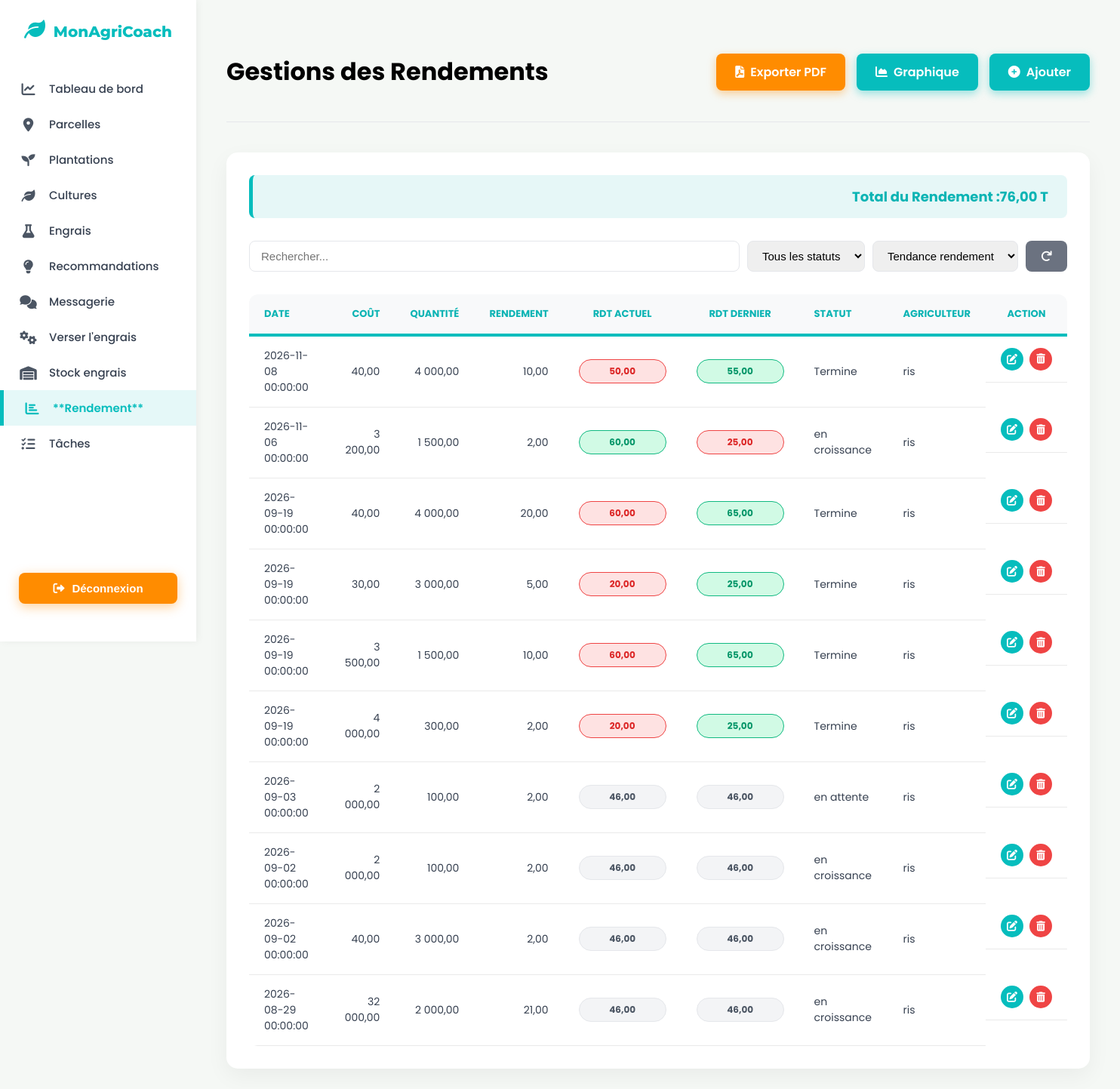
Page /liste_re.php (signed in) on the committed database.
### tables this page shows
CREATE TABLE `observation` (
  `id` int(11) NOT NULL,
  `date_re` datetime NOT NULL,
  `cout` decimal(10,2) DEFAULT NULL,
  `quantite` decimal(10,0) NOT NULL,
  `rendement` decimal(10,2) DEFAULT NULL,
  `id_plantation` int(11) NOT NULL,
  `id_agriculteur` int(11) NOT NULL,
  `rendement_nets_actuels` varchar(255) NOT NULL,
  `rendement_nets_an_dernier` varchar(255) NOT NULL
);

CREATE TABLE `plantation` (
  `id` int(11) NOT NULL,
  `date_semis` date NOT NULL,
  `date_recolte_prevue` date NOT NULL,
  `quantite_semis_kg_ha` decimal(10,0) NOT NULL,
  `statut_plantation` varchar(255) NOT NULL,
  `rendement_final_kg` decimal(10,0) NOT NULL,
  `unite_rendement` varchar(45) NOT NULL,
  `id_parcelle` int(11) NOT NULL,
  `id_culture` int(11) NOT NULL,
  `id_agriculteur` int(11) NOT NULL
);

CREATE TABLE `utilisateur` (
  `id` int(11) NOT NULL,
  `email` varchar(45) NOT NULL,
  `mot_de_passe` varchar(255) NOT NULL,
  `nom` varchar(45) NOT NULL,
  `prenom` varchar(45) NOT NULL,
  `telephone` varchar(45) NOT NULL,
  `pays` varchar(150) NOT NULL,
  `date_inscription` datetime NOT NULL,
  `type_utilisateur` varchar(45) NOT NULL,
  `reset_token` varchar(255) NOT NULL,
  `reset_token_expiration` datetime NOT NULL,
  `photo` varchar(255) NOT NULL,
  `langue` varchar(5) DEFAULT 'fr',
  `timezone` varchar(50) DEFAULT 'Africa/Douala',
  `notif_arrosage` tinyint(1) DEFAULT 1,
  `notif_stock` tinyint(1) DEFAULT 0
);

### liste_re.php (the view, shortened to what this page needs)
<?php
require_once 'db.php';
$id_agriculteur = $_SESSION['user_id'];
$rens = [];
$total_rendement = '0,00';
function determiner_couleur_rendement($actuel, $dernier) {
    if ($actuel > $dernier) {
        return ['actuel' => 'rendement-meilleur', 'dernier' => 'rendement-moins-bon'];
    } elseif ($actuel < $dernier) {
        return ['actuel' => 'rendement-moins-bon', 'dernier' => 'rendement-meilleur'];
    } else {
        return ['actuel' => 'rendement-neutre', 'dernier' => 'rendement-neutre'];
    }
}
try {
    $sql ="SELECT
                r.id,
                r.date_re,
                r.cout,
                r.quantite,
                r.rendement,
                r.rendement_nets_actuels,
                r.rendement_nets_an_dernier,
                p.statut_plantation AS statut_plantation,
                u.nom AS nom_agriculteur
            FROM observation AS r
            JOIN plantation AS p ON r.id_plantation = p.id
            JOIN utilisateur AS u ON r.id_agriculteur = u.id
            WHERE u.type_utilisateur = 'agriculteur'
            AND r.id_agriculteur = :id_agriculteur
            ORDER BY r.date_re DESC";
    $stmt = $pdo->prepare($sql);
    $stmt->bindParam(':id_agriculteur', $id_agriculteur, PDO::PARAM_INT);
    $stmt->execute();
    $rens = $stmt->fetchAll(PDO::FETCH_ASSOC);
    $sql_total ="SELECT SUM(r.rendement) AS total_rendement FROM observation AS r
                  WHERE r.id_agriculteur = :id_agriculteur";
    $stmt_total =$pdo->prepare($sql_total);
    $stmt_total->bindParam(':id_agriculteur', $id_agriculteur, PDO::PARAM_INT);
    $stmt_total->execute();
    $total_result =$stmt_total->fetch(PDO::FETCH_ASSOC);
    $total= $total_result['total_rendement'];
    if($total !== null){
        $total_rendement = number_format($total, 2, ',', ' ');
    }
} catch (PDOException $e) {
    error_log("Erreur de récupération des rendements: " . $e->getMessage());
    $errorMessage = "Erreur de base de données lors de la récupération des données. Veuillez réessayer.";
}
?>
<!DOCTYPE html>
<html lang="fr">
<head>
    <link rel="stylesheet" href="https://cdnjs.cloudflare.com/ajax/libs/font-awesome/6.0.0-beta3/css/all.min.css">
</head>
<body>
    <nav class="sidebar">
        <a href="index.php" class="logo"><i class="fas fa-leaf"></i> MonAgriCoach</a>
        <ul>
            <li><a href="farmer_dashboard.php"><i class="fas fa-chart-line"></i> Tableau de bord</a></li>
            <li> <a href="liste_parcelle.php"><i class="fas fa-map-marker-alt"></i> Parcelles</a></li>
            <li> <a href="liste_plantation.php"><i class="fas fa-seedling"></i> Plantations</a></li>
            <li><a href="liste_culture.php"><i class="fas fa-leaf"></i> Cultures</a></li>
            <li><a href="liste_intrant.php"><i class="fas fa-flask"></i> Engrais</a></li>
            <li> <a href="liste_recom.php"><i class="fas fa-lightbulb"></i> Recommandations</a></li>
            <li> <a href="liste_message_agri.php"><i class="fas fa-comments"></i> Messagerie</a></li>
            <li><a href="liste_appli_intrant.php"><i class="fas fa-cogs"></i> Verser l'engrais</a></li>
            <li> <a href="liste_st_intrant.php"><i class="fas fa-warehouse"></i> Stock engrais</a></li>
            <li><a href="liste_re.php"><i class="fas fa-chart-bar"></i> **Rendement**</a></li>
            <li><a href="liste_taches.php"><i class="fas fa-tasks"></i> Tâches</a></li>
        </ul>
        <div class="btn_lien">
            <button><a href="deconnexion.php"><i class="fas fa-sign-out-alt"></i> Déconnexion</a></button>
        </div>
    </nav>
    <div class="main-content">
        <div class="header">
            <h1>Gestions des Rendements</h1>
            <div class="headers">
                <a href="export_pdf.php" id="btnExportPDF" class="action-link export-pdf-link"><i class="fas fa-file-pdf"></i> Exporter PDF</a>
                <a href="graphique_rendement.php" class="action-link add-new-link"><i class="fas fa-chart-area"></i> Graphique</a>
                <a href="rendement.php" class="action-link add-new-link"><i class="fas fa-plus-circle"></i> Ajouter</a>
            </div>
        </div>
        <div class="content-container">
            <div class="total-container">
                <span class="total-label">Total du Rendement :</span>
                <span class="total-value"><?= $total_rendement; ?> T</span>
            </div>
            <div class="search-form">
                <input type="text" id="searchInput" placeholder="Rechercher...">
                <select id="statutFilter">
                    <option value="">Tous les statuts</option>
                </select>
                <select id="rendementFilter">
                    <option value="">Tendance rendement</option>
                </select>
                <button type="button" onclick="location.reload()"><i class="fas fa-redo"></i></button>
            </div>
            <div class="table-responsive">
                <table id="rendementTable">
                    <thead>
                        <tr>
                            <th>Date</th>
                            <th style="text-align: right;">Coût</th>
                            <th style="text-align: right;">Quantité</th>
                            <th style="text-align: right;">Rendement</th>
                            <th style="text-align: center;">Rdt Actuel</th>
                            <th style="text-align: center;">Rdt Dernier</th>
                            <th>Statut</th>
                            <th>Agriculteur</th>
                            <th style="text-align: center;">Action</th>
                        </tr>
                    </thead>
                    <tbody>
                        <?php foreach($rens as $ren ):
                            $actuel = (float)$ren['rendement_nets_actuels'];
                            $dernier = (float)$ren['rendement_nets_an_dernier'];
                            $classes = determiner_couleur_rendement($actuel, $dernier);
                        ?>
                            <tr class="rendement-row">
                                <td><?= htmlspecialchars($ren['date_re']); ?></td>
                                <td style="text-align: right;"><?= number_format((float)$ren['cout'], 2, ',', ' '); ?></td>
                                <td style="text-align: right;"><?= number_format((float)$ren['quantite'], 2, ',', ' '); ?></td>
                                <td style="text-align: right;"><?= number_format((float)$ren['rendement'], 2, ',', ' '); ?></td>
                                <td>
                                    <div style="display:flex; justify-content:center;">
                                        <span class="rendement-badge <?= $classes['actuel']; ?>"><?= number_format($actuel, 2, ',', ' '); ?></span>
                                    </div>
                                </td>
                                <td>
                                    <div style="display:flex; justify-content:center;">
                                        <span class="rendement-badge <?= $classes['dernier']; ?>"><?= number_format($dernier, 2, ',', ' '); ?></span>
                                    </div>
                                </td>
                                <td class="cell-statut"><?= htmlspecialchars($ren['statut_plantation']); ?></td>
                                <td><?= htmlspecialchars($ren['nom_agriculteur']); ?></td>
                                <td class="table-actions">
                                    <a href="modifier_re.php?id=<?= $ren['id']; ?>" style="background-color: var(--color-primary-emerald);"><i class="fas fa-edit"></i></a>
                                    <form action="supprime_re.php" method="POST" onsubmit="return confirm('Supprimer ?');" style="display:inline;">
                                        <button type="submit" class="delete-button" style="background-color: var(--color-accent-danger);"><i class="fas fa-trash-alt"></i></button>
                                    </form>
                                </td>
                            </tr>
                        <?php endforeach;?>
                    </tbody>
                </table>
            </div>
        </div>
    </div>
</body>
</html>

### rows in the picture
observation: date_re "2026-11-08 00:00:00", cout "40,00", quantite "4 000,00", rendement "10,00", rendement_nets_actuels "50,00", rendement_nets_an_dernier "55,00", id_plantation.statut_plantation "Termine", id_agriculteur.nom "ris"
observation: date_re "2026-11-06 00:00:00", cout "3 200,00", quantite "1 500,00", rendement "2,00", rendement_nets_actuels "60,00", rendement_nets_an_dernier "25,00", id_plantation.statut_plantation "en croissance", id_agriculteur.nom "ris"
observation: date_re "2026-09-19 00:00:00", cout "40,00", quantite "4 000,00", rendement "20,00", rendement_nets_actuels "60,00", rendement_nets_an_dernier "65,00", id_plantation.statut_plantation "Termine", id_agriculteur.nom "ris"
observation: date_re "2026-09-19 00:00:00", cout "30,00", quantite "3 000,00", rendement "5,00", rendement_nets_actuels "20,00", rendement_nets_an_dernier "25,00", id_plantation.statut_plantation "Termine", id_agriculteur.nom "ris"
observation: date_re "2026-09-19 00:00:00", cout "3 500,00", quantite "1 500,00", rendement "10,00", rendement_nets_actuels "60,00", rendement_nets_an_dernier "65,00", id_plantation.statut_plantation "Termine", id_agriculteur.nom "ris"
observation: date_re "2026-09-19 00:00:00", cout "4 000,00", quantite "300,00", rendement "2,00", rendement_nets_actuels "20,00", rendement_nets_an_dernier "25,00", id_plantation.statut_plantation "Termine", id_agriculteur.nom "ris"
observation: date_re "2026-09-03 00:00:00", cout "2 000,00", quantite "100,00", rendement "2,00", rendement_nets_actuels "46,00", rendement_nets_an_dernier "46,00", id_plantation.statut_plantation "en attente", id_agriculteur.nom "ris"
observation: date_re "2026-09-02 00:00:00", cout "2 000,00", quantite "100,00", rendement "2,00", rendement_nets_actuels "46,00", rendement_nets_an_dernier "46,00", id_plantation.statut_plantation "en croissance", id_agriculteur.nom "ris"
observation: date_re "2026-09-02 00:00:00", cout "40,00", quantite "3 000,00", rendement "2,00", rendement_nets_actuels "46,00", rendement_nets_an_dernier "46,00", id_plantation.statut_plantation "en croissance", id_agriculteur.nom "ris"
observation: date_re "2026-08-29 00:00:00", cout "32 000,00", quantite "2 000,00", rendement "21,00", rendement_nets_actuels "46,00", rendement_nets_an_dernier "46,00", id_plantation.statut_plantation "en croissance", id_agriculteur.nom "ris"

### other values in the picture
$total_rendement "76,00"
